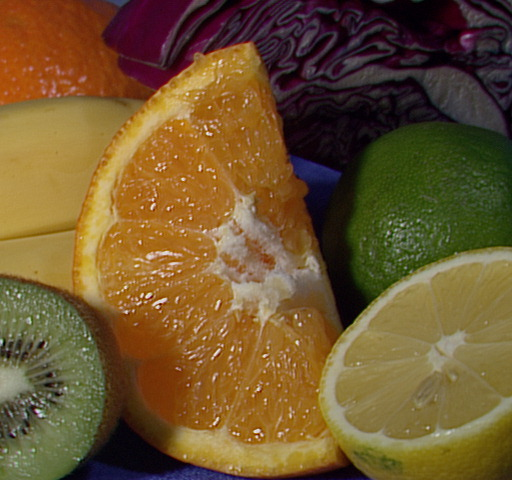
#> input picture exemplos/frutas-opencv.jpg, 512 x 480 px
$ python -i vision.py   (imports and definitions only)
#> lines starting #> are read from the running program, lines starting #| are printed output that depends on the picture; after the words box and inside, x2 and y2 are one past the last pixel; in counts of white or black regions, pixels touching at a corner belong together
#> further down, picture is the input picture: shape (480, 512, 3); mean B, G, R 46.2, 85.6, 110.8
"""Detecção geométrica em bancada controlada; não reconhece SKUs."""

from collections import Counter

import cv2
import numpy as np

COLORS = {'Azul': (90, 130), 'Verde': (36, 85), 'Amarelo': (20, 35)}
SHAPES = ['Retângulo', 'Círculo', 'Triângulo']


def detect(frame, min_area=600):
#> called with min_area = 600
    if frame is None or frame.size == 0:
        raise ValueError('Imagem inválida.')
    scale = min(1, 1200 / max(frame.shape[:2]))
#> scale = 1
    frame = cv2.resize(frame, None, fx=scale, fy=scale)
    hsv = cv2.cvtColor(cv2.GaussianBlur(frame, (5, 5), 0), cv2.COLOR_BGR2HSV)
#> hsv: shape (480, 512, 3); mean H, S, V 48.5, 157.9, 113.7
    combined = np.zeros(frame.shape[:2], np.uint8)
    annotated = frame.copy()
    objects = []
    for color, (lo, hi) in COLORS.items():
        mask = cv2.inRange(hsv, (lo, 85, 55), (hi, 255, 255))
        mask = cv2.morphologyEx(mask, cv2.MORPH_OPEN, np.ones((3, 3), np.uint8))
        mask = cv2.morphologyEx(mask, cv2.MORPH_CLOSE, np.ones((5, 5), np.uint8))
        combined = cv2.bitwise_or(combined, mask)
        contours, _ = cv2.findContours(mask, cv2.RETR_EXTERNAL, cv2.CHAIN_APPROX_SIMPLE)
        for contour in contours:
            area = cv2.contourArea(contour)
            if area < min_area:
                continue
            perimeter = cv2.arcLength(contour, True)
            poly = cv2.approxPolyDP(contour, 0.025 * perimeter, True)
            circularity = 4 * np.pi * area / max(perimeter**2, 1)
            shape = (
                'Triângulo'
                if len(poly) == 3
                else 'Retângulo'
                if len(poly) == 4
                else 'Círculo'
                if circularity > 0.78
                else 'Não classificado'
            )
            label = f'{color} / {shape}'
            x, y, w, h = cv2.boundingRect(contour)
            objects.append({'classe': label, 'area': round(area), 'caixa': [x, y, w, h]})
            cv2.rectangle(annotated, (x, y), (x + w, y + h), (60, 180, 50), 2)
            ascii_label = label.encode('ascii', 'ignore').decode()
            cv2.putText(
                annotated,
                ascii_label,
                (x, max(y - 8, 20)),
                cv2.FONT_HERSHEY_SIMPLEX,
                0.5,
                (30, 60, 30),
                2,
            )
#> this loop made 3 passes
#> pass 1, in detect, `mask = cv2.inRange(hsv, (lo, 85, 55), (hi, 255, 255))`:
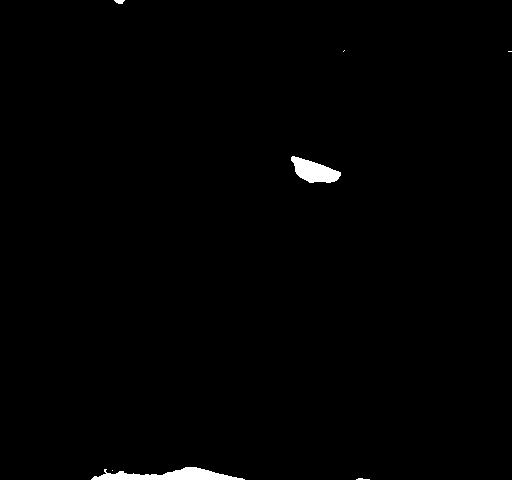
#> mask: shape (480, 512); 0.79% white; 7 white regions (4 under 20 px), largest, box (x1, y1, x2, y2) and area: (91, 467, 245, 480) 1086, (291, 156, 341, 183) 797, (114, 0, 125, 4) 32
#> pass 2, in detect, `mask = cv2.inRange(hsv, (lo, 85, 55), (hi, 255, 255))`:
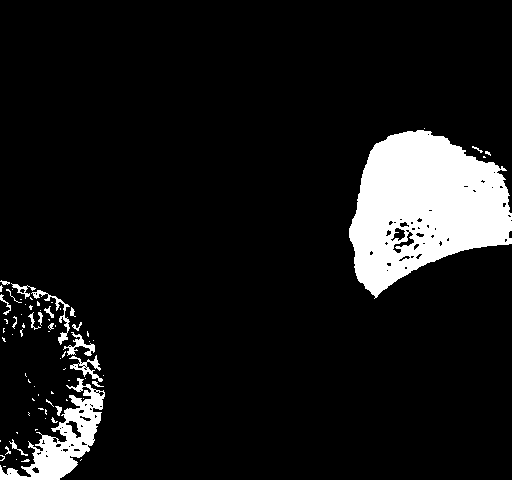
#> mask: shape (480, 512); 9.3% white; 75 white regions (54 under 20 px), largest, box (x1, y1, x2, y2) and area: (349, 130, 512, 299) 17601, (0, 378, 105, 480) 3550, (31, 290, 70, 345) 324
#> after the loop:
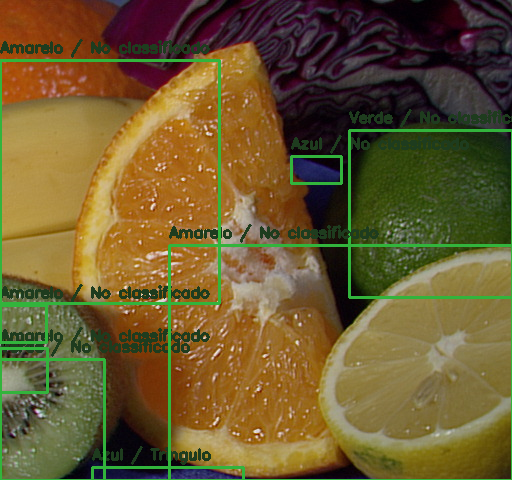
#> annotated: shape (480, 512, 3); 7.4% of pixels changed, all inside (x1, y1, x2, y2) = (0, 39, 512, 480)
#> after the loop:
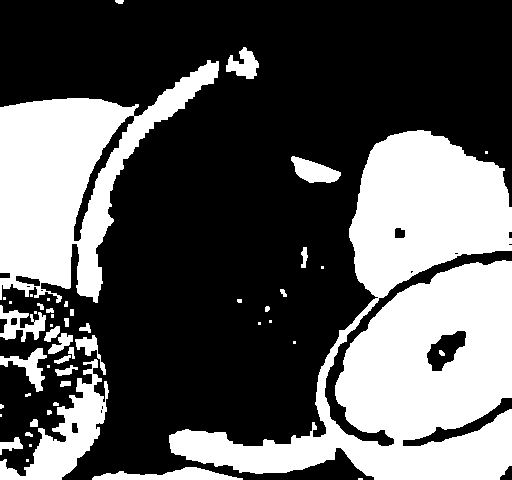
#> combined: shape (480, 512); 35.7% white; 51 white regions (20 under 20 px), largest, box (x1, y1, x2, y2) and area: (169, 130, 512, 480) 54648, (0, 60, 219, 303) 22533, (0, 359, 109, 480) 4415
#> after the loop:
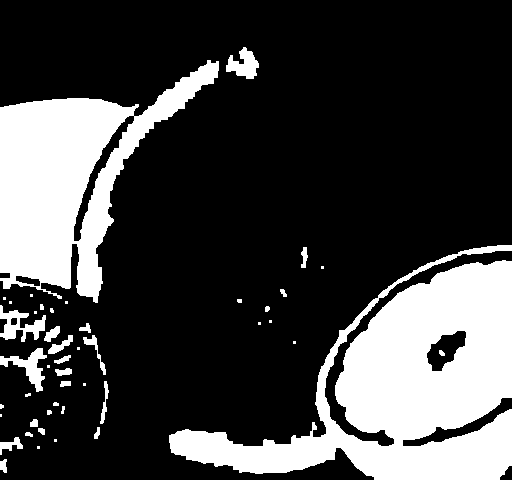
#> mask: shape (480, 512); 25.6% white; 46 white regions (19 under 20 px), largest, box (x1, y1, x2, y2) and area: (169, 245, 512, 480) 36618, (0, 60, 219, 303) 22320, (0, 305, 46, 342) 753
#> after the loop, objects = 8 items
    return annotated, combined, objects


def compare(expected, objects):
    counts = Counter(o['classe'] for o in objects)
    rows = [
        {
            'Classe': key,
            'Esperado': int(expected.get(key, 0)),
            'Detectado': counts[key],
            'Diferença': counts[key] - int(expected.get(key, 0)),
        }
        for key in sorted(set(expected) | set(counts))
    ]
    return bool(expected) and all(r['Diferença'] == 0 for r in rows), rows


def sample(kind='correto'):
    image = np.full((600, 900, 3), 245, np.uint8)
    cv2.rectangle(image, (80, 140), (260, 420), (210, 90, 25), -1)
    if kind != 'faltando':
        cv2.circle(image, (470, 290), 90, (40, 170, 40), -1)
    pts = np.array([[700, 150], [600, 420], [820, 420]])
    cv2.fillPoly(image, [pts], (20, 220, 240))
    if kind == 'extra':
        cv2.circle(image, (460, 510), 42, (40, 170, 40), -1)
    return image


DEFAULT_KIT = {'Azul / Retângulo': 1, 'Verde / Círculo': 1, 'Amarelo / Triângulo': 1}

>>> import cv2
>>> picture = cv2.imread('exemplos/frutas-opencv.jpg')
>>> result = detect(picture)
